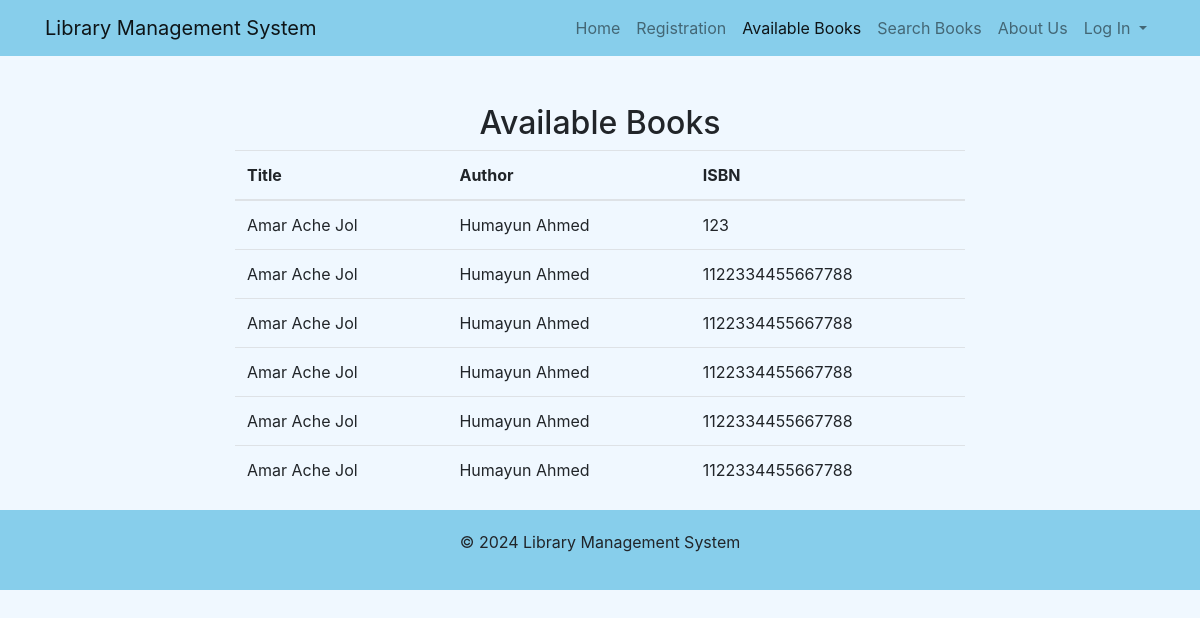
Screenshot of /AvailableBooks.php with the database file from the repository.
### tables this page shows
CREATE TABLE `books` (
  `id` int(11) NOT NULL,
  `title` varchar(255) NOT NULL,
  `author` varchar(255) NOT NULL,
  `category` varchar(100) NOT NULL,
  `isbn` varchar(50) NOT NULL
);

### AvailableBooks.php (the view, shortened to what this page needs)
<?php
$servername = "localhost";
$db_username = "root";
$db_password = "";
$db_name = "lms_db";
$conn = new mysqli($servername, $db_username, $db_password, $db_name);
$sql_rented_books = "SELECT DISTINCT book_id FROM rented_books";
$result_rented_books = $conn->query($sql_rented_books);
$rented_book_ids = [];
if ($result_rented_books->num_rows > 0) {
    while ($row = $result_rented_books->fetch_assoc()) {
        $rented_book_ids[] = $row['book_id'];
    }
}
$sql_available_books = "SELECT * FROM books";
if (!empty($rented_book_ids)) {
    $sql_available_books .= " WHERE id NOT IN (" . implode(",", $rented_book_ids) . ")";
}
$result_available_books = $conn->query($sql_available_books);
$available_books = [];
if ($result_available_books->num_rows > 0) {
    while ($row = $result_available_books->fetch_assoc()) {
        $available_books[] = $row;
    }
}
?>
<!DOCTYPE html>
<html lang="en">
<head>
  <link rel="stylesheet" href="https://stackpath.bootstrapcdn.com/bootstrap/4.5.2/css/bootstrap.min.css">
</head>
<body>
<nav class="navbar navbar-expand-lg navbar-light">
  <div class="container">
    <a class="navbar-brand" href="#">Library Management System</a>
    <div class="collapse navbar-collapse" id="navbarNav">
      <ul class="navbar-nav ml-auto">
        <li class="nav-item">
          <a class="nav-link" href="Home.php">Home</a>
        </li>
        <li class="nav-item">
          <a class="nav-link" href="registration.php">Registration</a>
        </li>
        <li class="nav-item active">
          <a class="nav-link" href="AvailableBooks.php">Available Books</a>
        </li>
        <li class="nav-item">
          <a class="nav-link" href="SearchBook.php">Search Books</a>
        </li>
        <li class="nav-item">
          <a class="nav-link" href="aboutus.php">About Us</a>
        </li>
        <li class="nav-item dropdown">
          <a class="nav-link dropdown-toggle" href="#" id="navbarDropdown" role="button" data-toggle="dropdown" aria-haspopup="true" aria-expanded="false">
            Log In
          </a>
        </li>
      </ul>
    </div>
  </div>
</nav>
<div class="container mt-5">
  <h2><center>Available Books</center></h2>
  <div class="row justify-content-center">
    <div class="col-md-8">
      <table class="table">
        <thead>
          <tr>
            <th>Title</th>
            <th>Author</th>
            <th>ISBN</th>
          </tr>
        </thead>
        <tbody>
          <?php foreach ($available_books as $book): ?>
          <tr>
            <td><?php echo $book['title']; ?></td>
            <td><?php echo $book['author']; ?></td>
            <td><?php echo $book['isbn']; ?></td>
          </tr>
          <?php endforeach; ?>
        </tbody>
      </table>
    </div>
  </div>
</div>
<footer class="footer">
  <div class="container">
    <p>&copy; 2024 Library Management System</p>
  </div>
</footer>
</body>
</html>

### AvailableBooks.php (style rules this page uses)
body { background-color: #f0f8ff; }
.navbar { background-color: #87ceeb; }
.footer { background-color: #87ceeb; padding: 20px 0; text-align: center; }

### rows the page displays
books: title "Amar Ache Jol", author "Humayun Ahmed", isbn "123"
books: title "Amar Ache Jol", author "Humayun Ahmed", isbn "1122334455667788"
books: title "Amar Ache Jol", author "Humayun Ahmed", isbn "1122334455667788"
books: title "Amar Ache Jol", author "Humayun Ahmed", isbn "1122334455667788"
books: title "Amar Ache Jol", author "Humayun Ahmed", isbn "1122334455667788"
books: title "Amar Ache Jol", author "Humayun Ahmed", isbn "1122334455667788"
